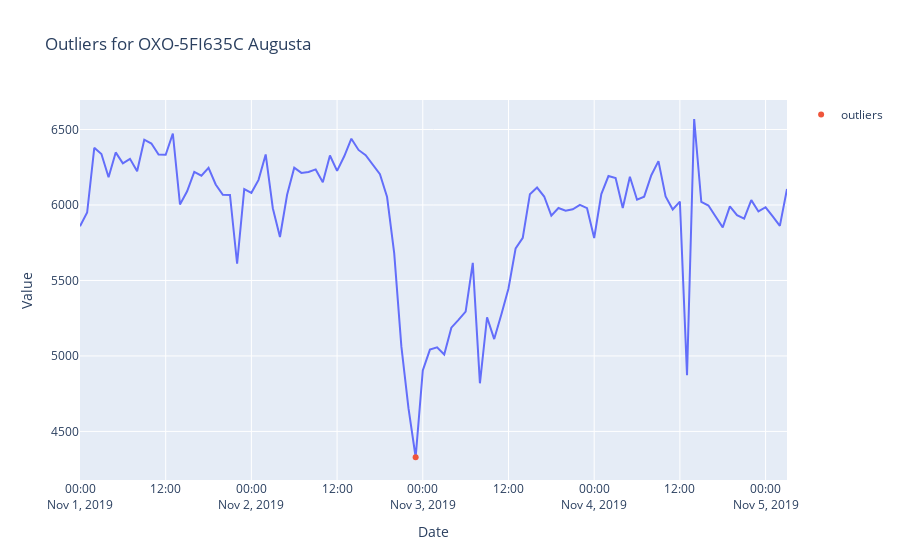

Notebook cell for this chart:
### Markdown cell above
detect_outliers() funcion

### Code cell
data_cleansing.detect_outliers(col_name=df.columns[0])
